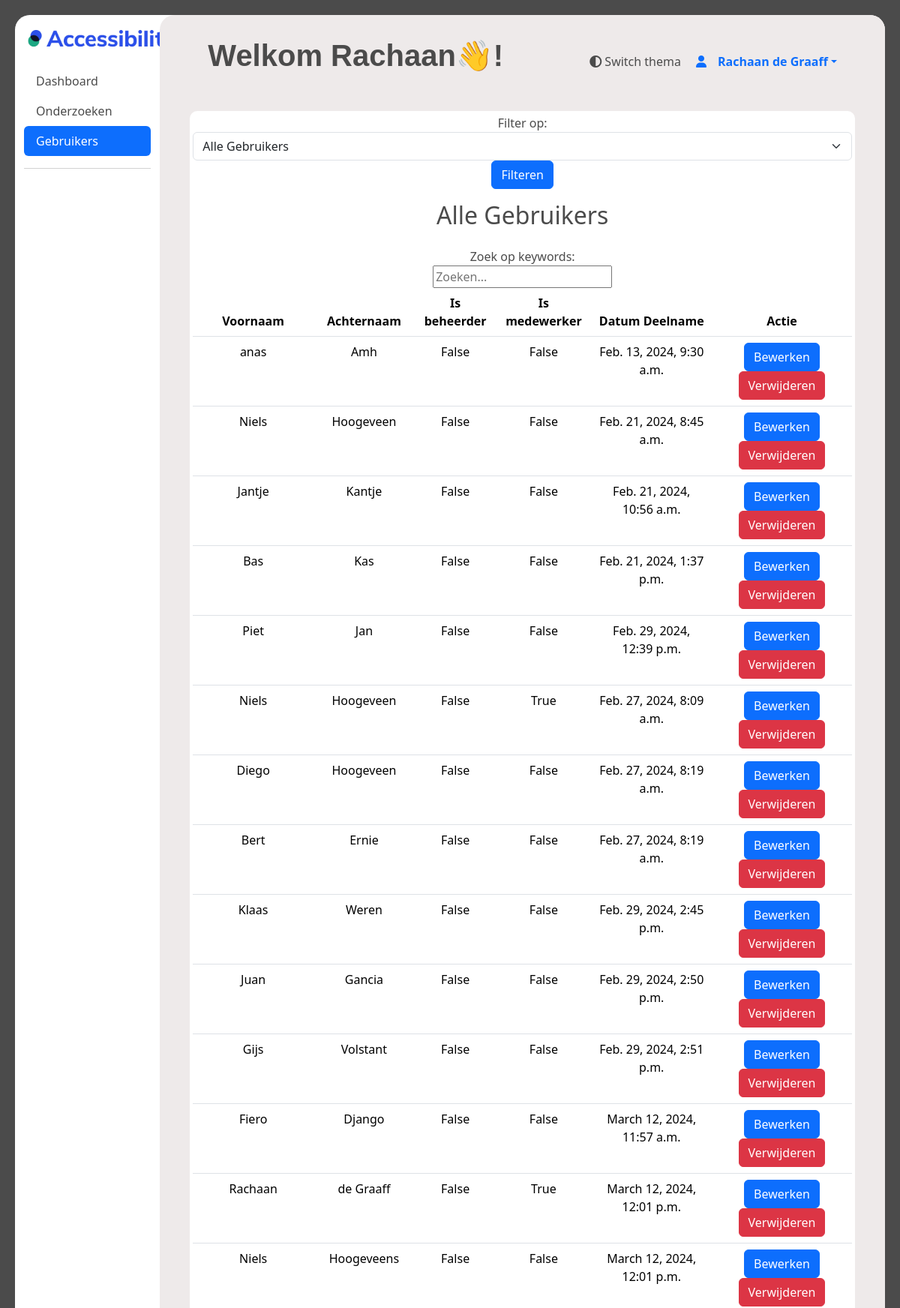
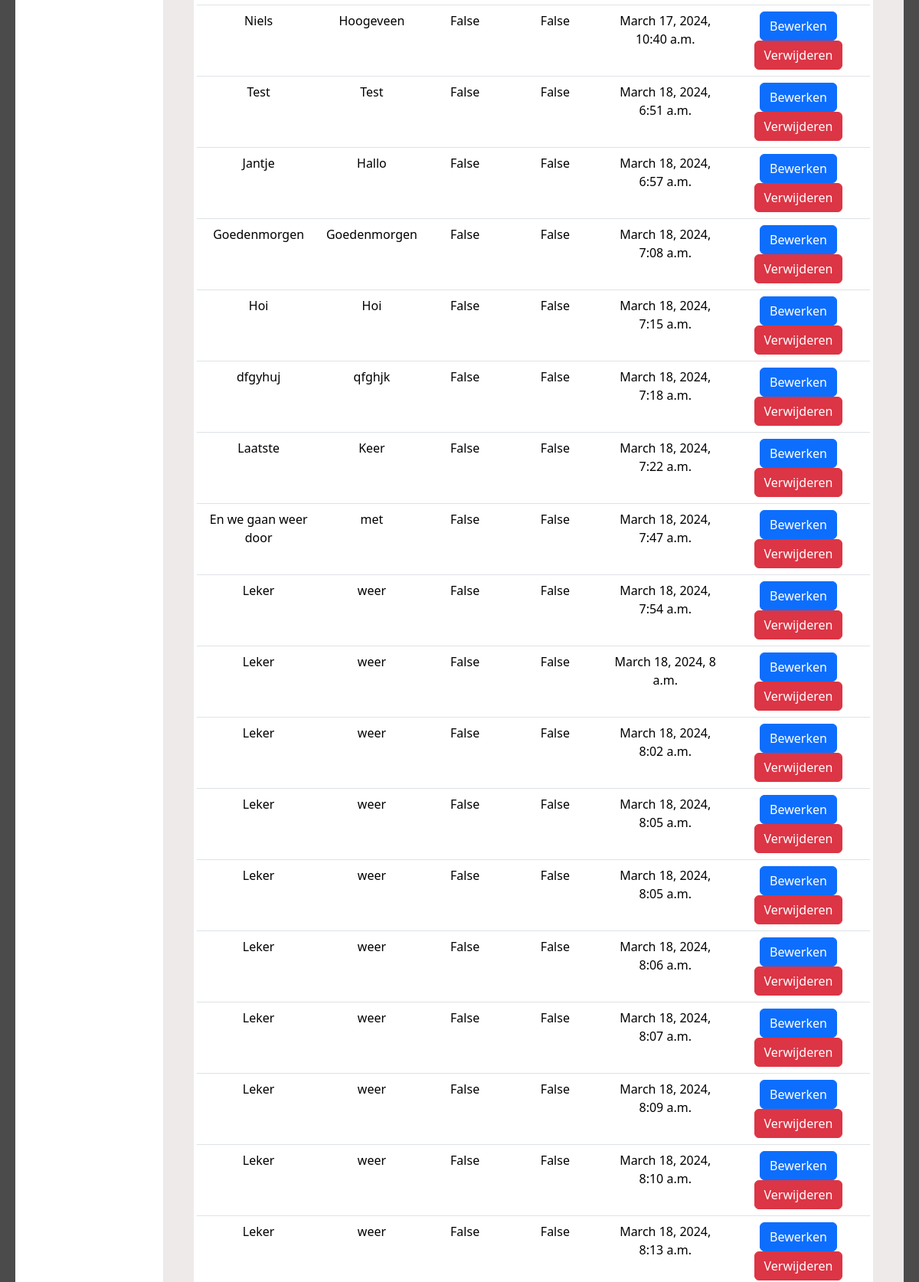
The page /beheerder/users (signed in, upper part) on the database its author committed (2 pictures, top to bottom).
### ervaringsdeskundige/models.py (models this page shows, shortened)
class User(AbstractUser):
    first_name = models.CharField(max_length=100)
    last_name = models.CharField(max_length=100)
    postcode = models.CharField(max_length=10)
    geslacht = models.CharField(max_length=10, choices=[('M','Man'),('V', 'Vrouw'), ('0', 'Anders')])
    email = models.EmailField()
    telefoonnummer = models.CharField(max_length=100)
    geboortedatum = models.DateField()
    gebruikte_hulpmiddelen = models.TextField(max_length=200)
    bijzonderheden = models.TextField(max_length=100, default='', blank=True)
    beschikbaar_vanaf = models.DateTimeField()
    beschikbaar_tot = models.DateTimeField()
    bijzonderheden_beschikbaarheid = models.TextField(max_length=100, blank=True)
    username = models.CharField(max_length=100, unique=True)
    voorkeur_benadering = models.CharField(max_length=20)
    status = models.CharField(max_length=10, default=1)
    opmerking_verwijderd = models.TextField(blank=True, null=True)
    datum_goedgekeurd = models.DateTimeField(blank=True, null=True)
    goedegekeurd_door = models.CharField(max_length=100, null=True)
    groups = models.ManyToManyField(
        Group,
        verbose_name='groups',
        related_name='user_groups',
        blank=True,
        help_text='The groups this user belongs to. A user will get all permissions granted to each of their groups.',
        related_query_name='user',
    )
    user_permissions = models.ManyToManyField(
        Permission,
        verbose_name='user permissions',
        related_name='user_user_permissions',
        blank=True,
        help_text='Specific permissions for this user.',
        related_query_name='user',
    )

### beheerder/models.py (models this page shows, shortened)
class Beheerders(models.Model):
    username = models.CharField(max_length=30)
    password = models.CharField(max_length=100)
    email = models.EmailField(max_length=100)
    first_name = models.CharField(max_length=30)
    last_name = models.CharField(max_length=30)
    is_superuser = models.BooleanField(default=False)
    is_staff = models.BooleanField(default=False)
    date_joined = models.DateTimeField(auto_now_add=True)

### beheerder/views.py (the view)
# urls.py: path('users', views.user_list, name="user_list"),
@staff_member_required
def user_list(request):
    beheerders = Beheerders.objects.all()
    ervaringsdeskundigen = User.objects.values('id','first_name', 'last_name', 'is_superuser', 'is_staff', 'date_joined')
    all_users = list(beheerders) + list(ervaringsdeskundigen)
    return render(request, 'beheerder/users.html', {'all_users': all_users})

### templates/beheerder/users.html (shortened to what this page needs)
{% extends "beheerder/inner_base.html" %}
{% block menu_active %}
<ul class="nav nav-pills flex-column mb-auto">
  <li class="nav-item">
    <a href="/beheerder/dashboard" class="nav-link menu_text" >
      Dashboard
    </a>
  </li>
  <li>
    <a href="/beheerder/onderzoeken" class="nav-link menu_text" >
      Onderzoeken
    </a>
  </li>
  <li>
    <a  href="/beheerder/users" class="nav-link active" aria-current="page">
      Gebruikers
    </a>
  </li>
</ul>
{% endblock %}
{% block inner_content %}
          <br>
          <div class="d-flex justify-content-center align-items-center">
              <div id="card" class="container m-3 p-1">
                  <form id="filterForm" class="mb-3">
                    <label for="filterType">Filter op:</label>
                    <select id="filterType" class="form-select">
                        <option value="all">Alle Gebruikers</option>
                    </select>
                    <button type="button" class="btn btn-primary" onclick="applyFilter()">
                         Filteren
                    </button>
                  <table id="users-table" class="table">
                    <h2 class="p-3">Alle Gebruikers</h2>
                      <thead>
                      <tr>
                          <th scope="col">Voornaam</th>
                          <th scope="col">Achternaam</th>
                          <th scope="col">Is beheerder</th>
                          <th scope="col">Is medewerker</th>
                          <th scope="col">Datum Deelname</th>
                          <th scope="col">Actie</th>
                          <label>Zoek op keywords:</label><br>
                          <input type="text" id="search-input" placeholder="Zoeken...">
                      </tr>
                      </thead>
                      <tbody>
                        {% for user in all_users %}
                            <tr>
                                <td>{{ user.first_name }}</td>
                                <td>{{ user.last_name }}</td>
                                <td>{{ user.is_superuser }}</td>
                                <td>{{ user.is_staff }}</td>
                                <td>{{ user.date_joined }}</td>
                                <td>
                                    <a href="{% url 'user_edit' user.id %}" class="btn btn-primary">Bewerken</a>
                                    <a href="{% url 'user_delete' user.id %}" class="btn btn-danger">Verwijderen</a>
                                </td>
                            </tr>
                        {% endfor %}
                      </tbody>
                  </table>
              </div>
          </div>
{% endblock %}

### templates/beheerder/inner_base.html (shortened to what this page needs)
{% extends "ervaringsdeskundige/base.html" %}
{% load static %}
{% block content %}
<div class="container-fluid" style="height: 94vh;">
    <div class="row">
        <nav id="sidebar" class="col-md-3 col-lg-2 d-md-block sidebar">
          <a href="#">
            <img style="margin: 20px; margin-left: 5px;" src="{% static 'images/logo_accessibility.png' %}" width="200px" alt="Logo van Accessibility">
          </a>
            <div class="position-sticky">
              {% block menu_active %}{% endblock %}
              <hr>
            </div>
        </nav>
        <div style="height: 94vh;" id="dashboard_main" class="col-md-9 ms-sm-auto col-lg-10 px-md-4">
         <div id="dashboard_overflow">
          <main>
          <div class="text-center" style="padding-top: 20px;">
            <div>
                <div id="search" style="height: 20px;">
                    <a  style="margin-right: 20px;cursor: pointer;" onclick="toggleTheme()" tabindex="0"><i class="fa-solid fa-circle-half-stroke"></i>      Switch thema </a>
                    <div class="dropdown">
                      <a href="#" class="d-flex align-items-center text-decoration-none dropdown-toggle" id="dropdownUser2" data-bs-toggle="dropdown" aria-expanded="false" aria-label="dropdown menu met dashboard, profiel en loguit opties">
                        <i class="fa-solid fa-user" style="padding-right: 15px;" width="32" height="32" class="rounded-circle me-2"></i>
                        <strong>{{ user.first_name}} {{ user.last_name}}</strong>
                      </a>
                    </div>
                </div>
             <h1 style="margin: 10px; margin-left: 40px;" class="text-start extra-bold-header">Welkom {{ user.first_name }}👋!</h1>
            </div>
            {% block inner_content %}{% endblock %}
            </div>
          </main>
         </div>
        </div>
    </div>
</div>
{% endblock %}

### static/css/main.css (style rules this page uses)
:root { --background-light: #f5f5f5; --background-dark: #1f1f1f; --text-light: #4b4b4b; --text-dark: #ffffff; --accent-light: #9faecb; --accent-dark: #848484; --card-background-light: #ffffff; --card-background-dark: #393a69; --card-shadow-light: #bbbbbb; --card-shadow-dark: #7a7a7a; --border-light: #dddddd; --border-dark: #333333; --link-light: #007bff; --link-dark: #ff7f50; }
#content, .table, #dashboard_main, .rectangle, .card_stat, #custom_cont { transition: background-color 0.5s ease, color 0.3s ease, border-radius 0.5s ease; }
.container { margin-right: auto; margin-left: auto; padding-right: 15px; padding-left: 15px; width: 100%; }
@media (min-width: 576px) { .container { max-width: 540px; } }
@media (min-width: 768px) { .container { max-width: 720px; } }
@media (min-width: 992px) { .container { max-width: 960px; } }
@media (min-width: 1200px) { .container { max-width: 1140px; } }
.mb-3 { margin-bottom: 1rem !important; }
#search { margin-top: 10px; margin-right: 30px; float: right; justify-content: space-between; display: flex; padding: 10px; height: 80px; }
#card { background-color: white; border-radius: 10px; }
.table { padding: 10px; }
body:not(.dark) { background-color: var(--text-light); color: var(--text-light); }
#sidebar { border-radius: 20px; }
#dashboard_main:not(.dark) { border-radius: 20px; background-color: #eeeaea; }
h1:not(.dark) { color: var(--tekst-light); }
#dashboard_overflow { overflow-y: auto; overflow-x: hidden; max-height: 94vh; height: 100%; }
.extra-bold-header { font-family: 'Inner', sans-serif; font-weight: 800; color: #4b4b4b; }
.menu_text:not(.dark) { color: var(--text-light); }

### rows shown on the page
User: first_name "Rachaan", last_name "de Graaff", is_superuser "False", is_staff "True", date_joined "March 12, 2024, 12:01 p.m."
Beheerders: first_name "anas", last_name "Amh", is_superuser "False", is_staff "False", date_joined "Feb. 13, 2024, 9:30 a.m."
Beheerders: first_name "Niels", last_name "Hoogeveen", is_superuser "False", is_staff "False", date_joined "Feb. 21, 2024, 8:45 a.m."
Beheerders: first_name "Jantje", last_name "Kantje", is_superuser "False", is_staff "False", date_joined "Feb. 21, 2024, 10:56 a.m."
Beheerders: first_name "Bas", last_name "Kas", is_superuser "False", is_staff "False", date_joined "Feb. 21, 2024, 1:37 p.m."
User: first_name "Piet", last_name "Jan", is_superuser "False", is_staff "False", date_joined "Feb. 29, 2024, 12:39 p.m."
User: first_name "Niels", last_name "Hoogeveen", is_superuser "False", is_staff "True", date_joined "Feb. 27, 2024, 8:09 a.m."
User: first_name "Diego", last_name "Hoogeveen", is_superuser "False", is_staff "False", date_joined "Feb. 27, 2024, 8:19 a.m."
User: first_name "Bert", last_name "Ernie", is_superuser "False", is_staff "False", date_joined "Feb. 27, 2024, 8:19 a.m."
User: first_name "Klaas", last_name "Weren", is_superuser "False", is_staff "False", date_joined "Feb. 29, 2024, 2:45 p.m."
User: first_name "Juan", last_name "Gancia", is_superuser "False", is_staff "False", date_joined "Feb. 29, 2024, 2:50 p.m."
User: first_name "Gijs", last_name "Volstant", is_superuser "False", is_staff "False", date_joined "Feb. 29, 2024, 2:51 p.m."
User: first_name "Fiero", last_name "Django", is_superuser "False", is_staff "False", date_joined "March 12, 2024, 11:57 a.m."
User: first_name "Niels", last_name "Hoogeveens", is_superuser "False", is_staff "False", date_joined "March 12, 2024, 12:01 p.m."
User: first_name "Niels", last_name "Hoogeveen", is_superuser "False", is_staff "False", date_joined "March 17, 2024, 10:40 a.m."
User: first_name "Test", last_name "Test", is_superuser "False", is_staff "False", date_joined "March 18, 2024, 6:51 a.m."
User: first_name "Jantje", last_name "Hallo", is_superuser "False", is_staff "False", date_joined "March 18, 2024, 6:57 a.m."
User: first_name "Goedenmorgen", last_name "Goedenmorgen", is_superuser "False", is_staff "False", date_joined "March 18, 2024, 7:08 a.m."
User: first_name "Hoi", last_name "Hoi", is_superuser "False", is_staff "False", date_joined "March 18, 2024, 7:15 a.m."
User: first_name "dfgyhuj", last_name "qfghjk", is_superuser "False", is_staff "False", date_joined "March 18, 2024, 7:18 a.m."
User: first_name "Laatste", last_name "Keer", is_superuser "False", is_staff "False", date_joined "March 18, 2024, 7:22 a.m."
User: first_name "En we gaan weer door", last_name "met", is_superuser "False", is_staff "False", date_joined "March 18, 2024, 7:47 a.m."
User: first_name "Leker", last_name "weer", is_superuser "False", is_staff "False", date_joined "March 18, 2024, 7:54 a.m."
User: first_name "Leker", last_name "weer", is_superuser "False", is_staff "False", date_joined "March 18, 2024, 8 a.m."
User: first_name "Leker", last_name "weer", is_superuser "False", is_staff "False", date_joined "March 18, 2024, 8:02 a.m."
User: first_name "Leker", last_name "weer", is_superuser "False", is_staff "False", date_joined "March 18, 2024, 8:05 a.m."
User: first_name "Leker", last_name "weer", is_superuser "False", is_staff "False", date_joined "March 18, 2024, 8:05 a.m."
User: first_name "Leker", last_name "weer", is_superuser "False", is_staff "False", date_joined "March 18, 2024, 8:06 a.m."
User: first_name "Leker", last_name "weer", is_superuser "False", is_staff "False", date_joined "March 18, 2024, 8:07 a.m."
User: first_name "Leker", last_name "weer", is_superuser "False", is_staff "False", date_joined "March 18, 2024, 8:09 a.m."
User: first_name "Leker", last_name "weer", is_superuser "False", is_staff "False", date_joined "March 18, 2024, 8:10 a.m."
User: first_name "Leker", last_name "weer", is_superuser "False", is_staff "False", date_joined "March 18, 2024, 8:13 a.m."
